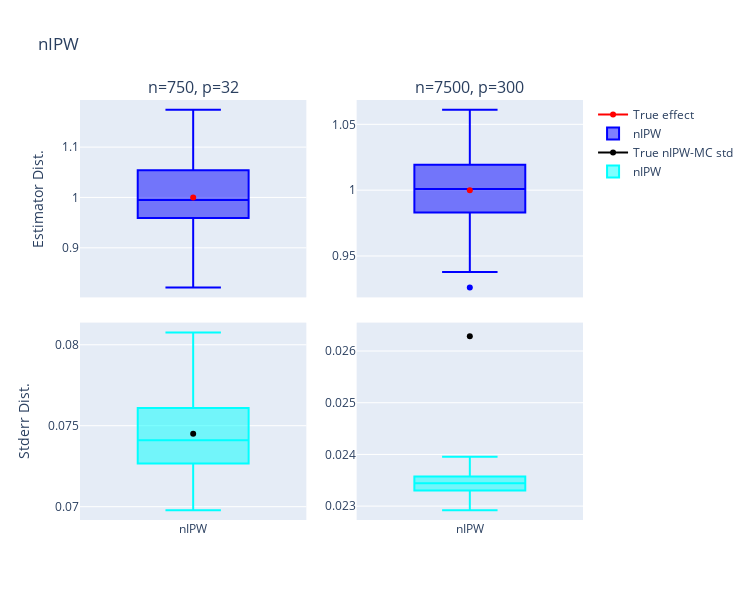

The notebook cell this image was saved under:
### Code cell
est_ = 'nIPW'


import plotly.graph_objects as go
from plotly.subplots import make_subplots

fig = make_subplots(
    rows=2, cols=2,
    shared_xaxes=True,
    vertical_spacing=0.06,
    subplot_titles=('n=750, p=32', 'n=7500, p=300'
                   ),
)
# mr_estimates_nIPW = mr_estimates_nIPW[]
n750 = mr_estimates_nIPW[mr_estimates_nIPW['n']==750]
n7500 = mr_estimates_nIPW[mr_estimates_nIPW['n']==7500]



fig.add_trace(
    go.Scatter(
                x=[f'{est_}'],
                y=[1],
                line_color='red', showlegend=True, name=f'True effect'
            ),
    row=1, col=1,
)
#####
fig.add_trace(
    go.Box(
                y=n750[f'{est_}_oracle_only'],
                name=f'{est_}',
                marker_color='blue',
                showlegend=True
),
    row=1, col=1,
)

fig.add_trace(
    go.Scatter(
                x=[f'{est_}'],
                y=[1],
                line_color='red', showlegend=False, name=f'True effect'
            ),
    row=1, col=2,
)
#####
fig.add_trace(
    go.Box(
                y=n7500[f'{est_}_oracle_only'],
                name=f'{est_}',
                marker_color='blue',
                showlegend=False
),
    row=1, col=2,
)

fig.add_trace(
    go.Scatter(
                x=[f'{est_}'],
                y=[n750[f'{est_}_oracle_only'].std()],
                line_color='black', showlegend=True, name=f'True {est_}-MC std'
            ),
    row=2, col=1,
)
#####
fig.add_trace(
    go.Box(
                y=n750[f'se_{est_}_oracle_only'],
                name=f'{est_}',
                marker_color='cyan',
                showlegend=True
),
    row=2, col=1,
)

fig.add_trace(
    go.Scatter(
                x=[f'{est_}'],
                y=[n7500[f'{est_}_oracle_only'].std()],
                line_color='black', showlegend=False, name=f'True {est_}'
            ),
    row=2, col=2,
)
#####
fig.add_trace(
    go.Box(
                y=n7500[f'se_{est_}_oracle_only'],
                name=f'{est_}',
                marker_color='cyan',
                showlegend=False
),
    row=2, col=2,
)


fig.update_layout(height=600, width=750,
                  yaxis = {'title': 'Estimator Dist.'},
                  yaxis3 = {'title': 'Stderr Dist.'},
                  title=f'{est_}'
                 )

fig.write_image(f"/home/mr/Pictures/sims/low-conf-{est_}-asympt-std.pdf")

fig.show()

### Figure 1 — Plotly figure (JSON) as saved in the notebook; plotly's stock layout.template omitted (floating-point values rounded to 4 significant figures)
{"data": [{"line": {"color": "red"}, "name": "True effect", "showlegend": true, "type": "scatter", "x": ["nIPW"], "xaxis": "x", "y": [1], "yaxis": "y"}, {"marker": {"color": "blue"}, "name": "nIPW", "showlegend": true, "type": "box", "xaxis": "x", "y": [1.074, 1.113, 0.9834, 0.9494, 1.079, 1.003, 1.137, 0.9522, 0.9568, 0.9886, 0.9735, 0.9531, 1.052, 0.9077, 1.043, 0.9483, 1.002, 1.026, 0.8749, 1.068, 1.06, 0.9364, 0.9902, 0.9645, 0.9762, 0.9469, 0.8952, 0.9889, 1.123, 1.052, 1.044, 0.9924, 1.174, 1.041, 1.094, 1.103, 0.9948, 0.9664, 0.9079, 0.9673, 0.9868, 0.9581, 1.01, 1.044, 1.012, 0.975, 1.031, 1.041, 1.082, 0.9764, 0.8969, 0.9899, 0.999, 0.9601, 1.028, 0.9967, 0.9185, 1.104, 1.035, 1.02, 0.9793, 0.9777, 1.056, 0.9925, 0.9781, 1.064, 1.115, 0.994, 0.8886, 1.171, 0.9547, 1.032, 1.162, 1.016, 0.941, 1.036, 0.9705, 0.9076, 1.142, 1.116, 0.9948, 0.9945, 0.93, 1.061, 0.8211, 1.018, 0.8537, 1.062, 0.8796, 1.041, 1.143, 0.8993, 1.12, 0.879, 1.087, 0.9825, 0.9342, 0.9931, 0.9995, 1.129], "yaxis": "y"}, {"line": {"color": "red"}, "name": "True effect", "showlegend": false, "type": "scatter", "x": ["nIPW"], "xaxis": "x2", "y": [1], "yaxis": "y2"}, {"marker": {"color": "blue"}, "name": "nIPW", "showlegend": false, "type": "box", "xaxis": "x2", "y": [1.005, 0.9642, 0.9747, 0.9847, 0.9981, 1.045, 1.056, 0.9963, 1.019, 0.9784, 0.9913, 1.017, 1.038, 1.033, 1.017, 0.9929, 0.9833, 1.008, 0.9705, 1.013, 0.9567, 0.9827, 1.015, 0.995, 1.029, 0.9379, 1.035, 0.9656, 0.9921, 1.024, 0.962, 1.029, 1.031, 1.006, 1.013, 0.9542, 0.9853, 1.001, 1.013, 1.002, 0.9471, 1.004, 0.9953, 1.004, 0.9755, 0.9629, 0.9879, 0.9713, 0.9868, 1.034, 0.9803, 1.017, 0.9949, 1.046, 1.001, 0.9778, 0.9775, 0.9667, 0.9261, 1.021, 1.002, 0.978, 1.019, 1.008, 0.999, 1.003, 0.9887, 0.9759, 1.009, 1.021, 1.031, 0.979, 0.9603, 0.9963, 1.003, 1.024, 1.004, 1.013, 0.9985, 1.036, 1.013, 0.9992, 1.028, 1.023, 0.9987, 0.9512, 1.026, 1.004, 0.9848, 1.017, 0.9725, 1.029, 1.048, 1.023, 0.9937, 0.9894, 0.9836, 1.02, 0.984, 1.061], "yaxis": "y2"}, {"line": {"color": "black"}, "name": "True nIPW-MC std", "showlegend": true, "type": "scatter", "x": ["nIPW"], "xaxis": "x3", "y": [0.07451], "yaxis": "y3"}, {"marker": {"color": "cyan"}, "name": "nIPW", "showlegend": true, "type": "box", "xaxis": "x3", "y": [0.07112, 0.07311, 0.07287, 0.07361, 0.07268, 0.072, 0.07572, 0.07638, 0.07651, 0.07276, 0.07315, 0.07498, 0.0715, 0.07587, 0.0774, 0.07222, 0.0783, 0.07843, 0.07222, 0.07335, 0.07231, 0.07194, 0.07441, 0.07642, 0.07362, 0.07293, 0.07474, 0.07107, 0.07407, 0.07053, 0.07783, 0.07611, 0.07225, 0.07196, 0.07219, 0.07799, 0.07555, 0.07372, 0.07674, 0.07331, 0.074, 0.07717, 0.07248, 0.07799, 0.07351, 0.07387, 0.0774, 0.07486, 0.07189, 0.07393, 0.07766, 0.07494, 0.08036, 0.07281, 0.07485, 0.06979, 0.07708, 0.07339, 0.07392, 0.07816, 0.07619, 0.07336, 0.07226, 0.0745, 0.07387, 0.07484, 0.07203, 0.07654, 0.08076, 0.07509, 0.07386, 0.07484, 0.07159, 0.07109, 0.07496, 0.07265, 0.07412, 0.07523, 0.07154, 0.0728, 0.07661, 0.07514, 0.07459, 0.07695, 0.07478, 0.07051, 0.07303, 0.07656, 0.07111, 0.07583, 0.07462, 0.0722, 0.07606, 0.07553, 0.0722, 0.07282, 0.0751, 0.07866, 0.07581, 0.07678], "yaxis": "y3"}, {"line": {"color": "black"}, "name": "True nIPW", "showlegend": false, "type": "scatter", "x": ["nIPW"], "xaxis": "x4", "y": [0.02629], "yaxis": "y4"}, {"marker": {"color": "cyan"}, "name": "nIPW", "showlegend": false, "type": "box", "xaxis": "x4", "y": [0.02349, 0.02333, 0.02349, 0.02396, 0.02327, 0.02334, 0.02334, 0.02314, 0.02292, 0.02312, 0.0236, 0.02351, 0.02366, 0.02367, 0.02378, 0.02313, 0.02344, 0.02335, 0.02341, 0.02381, 0.02325, 0.02364, 0.02341, 0.0238, 0.02314, 0.02328, 0.02349, 0.02343, 0.02347, 0.02365, 0.02317, 0.02346, 0.02357, 0.0233, 0.02337, 0.02361, 0.02326, 0.02343, 0.02349, 0.02318, 0.02326, 0.02331, 0.02371, 0.02383, 0.02321, 0.02357, 0.02336, 0.02299, 0.02296, 0.02309, 0.0234, 0.02347, 0.02358, 0.02346, 0.02361, 0.02338, 0.02349, 0.02347, 0.0234, 0.02385, 0.02332, 0.02346, 0.02359, 0.02353, 0.02322, 0.02362, 0.02369, 0.02342, 0.02353, 0.02328, 0.02333, 0.02336, 0.02335, 0.02351, 0.02344, 0.02342, 0.02368, 0.02373, 0.02351, 0.02355, 0.02316, 0.02346, 0.02356, 0.02357, 0.02341, 0.02326, 0.02357, 0.02317, 0.02324, 0.02357, 0.02378, 0.02345, 0.0233, 0.02322, 0.02359, 0.02359, 0.02365, 0.02339, 0.02344, 0.02316], "yaxis": "y4"}], "layout": {"annotations": [{"font": {"size": 16}, "showarrow": false, "text": "n=750, p=32", "x": 0.225, "xanchor": "center", "xref": "paper", "y": 1, "yanchor": "bottom", "yref": "paper"}, {"font": {"size": 16}, "showarrow": false, "text": "n=7500, p=300", "x": 0.775, "xanchor": "center", "xref": "paper", "y": 1, "yanchor": "bottom", "yref": "paper"}], "height": 600, "title": {"text": "nIPW"}, "width": 750, "xaxis": {"anchor": "y", "domain": [0, 0.45], "matches": "x3", "showticklabels": false}, "xaxis2": {"anchor": "y2", "domain": [0.55, 1], "matches": "x4", "showticklabels": false}, "xaxis3": {"anchor": "y3", "domain": [0, 0.45]}, "xaxis4": {"anchor": "y4", "domain": [0.55, 1]}, "yaxis": {"anchor": "x", "domain": [0.53, 1], "title": {"text": "Estimator Dist."}}, "yaxis2": {"anchor": "x2", "domain": [0.53, 1]}, "yaxis3": {"anchor": "x3", "domain": [0, 0.47], "title": {"text": "Stderr Dist."}}, "yaxis4": {"anchor": "x4", "domain": [0, 0.47]}}}
